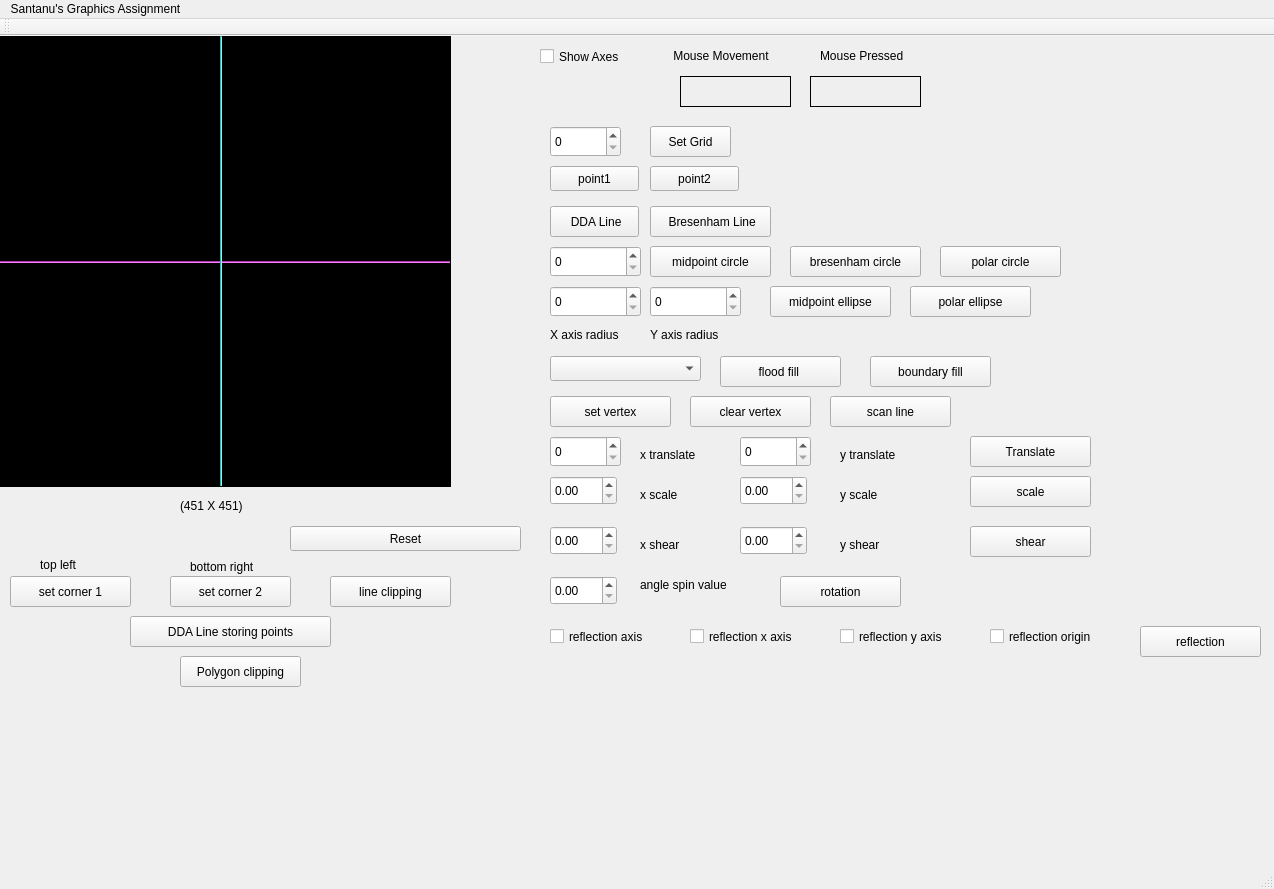
<?xml version="1.0" encoding="UTF-8"?>
<ui version="4.0">
 <class>MainWindow</class>
 <widget class="QMainWindow" name="MainWindow">
  <property name="geometry">
   <rect>
    <x>0</x>
    <y>0</y>
    <width>1274</width>
    <height>889</height>
   </rect>
  </property>
  <property name="windowTitle">
   <string>MainWindow</string>
  </property>
  <widget class="QWidget" name="centralWidget">
   <widget class="my_label" name="frame">
    <property name="geometry">
     <rect>
      <x>0</x>
      <y>0</y>
      <width>451</width>
      <height>451</height>
     </rect>
    </property>
    <property name="mouseTracking">
     <bool>true</bool>
    </property>
    <property name="styleSheet">
     <string notr="true">background-color: rgb(0, 0, 0);</string>
    </property>
    <property name="frameShape">
     <enum>QFrame::Box</enum>
    </property>
    <property name="text">
     <string/>
    </property>
   </widget>
   <widget class="QLabel" name="mouse_movement">
    <property name="geometry">
     <rect>
      <x>680</x>
      <y>40</y>
      <width>111</width>
      <height>31</height>
     </rect>
    </property>
    <property name="frameShape">
     <enum>QFrame::Panel</enum>
    </property>
    <property name="text">
     <string/>
    </property>
   </widget>
   <widget class="QLabel" name="label_3">
    <property name="geometry">
     <rect>
      <x>660</x>
      <y>10</y>
      <width>151</width>
      <height>20</height>
     </rect>
    </property>
    <property name="text">
     <string>    Mouse Movement</string>
    </property>
   </widget>
   <widget class="QLabel" name="mouse_pressed">
    <property name="geometry">
     <rect>
      <x>810</x>
      <y>40</y>
      <width>111</width>
      <height>31</height>
     </rect>
    </property>
    <property name="frameShape">
     <enum>QFrame::Panel</enum>
    </property>
    <property name="text">
     <string/>
    </property>
   </widget>
   <widget class="QLabel" name="label_5">
    <property name="geometry">
     <rect>
      <x>820</x>
      <y>10</y>
      <width>121</width>
      <height>20</height>
     </rect>
    </property>
    <property name="text">
     <string>Mouse Pressed</string>
    </property>
   </widget>
   <widget class="QLabel" name="label_6">
    <property name="geometry">
     <rect>
      <x>180</x>
      <y>460</y>
      <width>81</width>
      <height>20</height>
     </rect>
    </property>
    <property name="text">
     <string>(451 X 451)</string>
    </property>
   </widget>
   <widget class="Line" name="x_axis">
    <property name="geometry">
     <rect>
      <x>0</x>
      <y>225</y>
      <width>450</width>
      <height>2</height>
     </rect>
    </property>
    <property name="styleSheet">
     <string notr="true">background-color: rgb(255, 85, 255);</string>
    </property>
    <property name="orientation">
     <enum>Qt::Horizontal</enum>
    </property>
   </widget>
   <widget class="Line" name="y_axis">
    <property name="geometry">
     <rect>
      <x>220</x>
      <y>0</y>
      <width>2</width>
      <height>450</height>
     </rect>
    </property>
    <property name="styleSheet">
     <string notr="true">
background-color: rgb(85, 255, 255);</string>
    </property>
    <property name="orientation">
     <enum>Qt::Vertical</enum>
    </property>
   </widget>
   <widget class="QCheckBox" name="show_axes">
    <property name="geometry">
     <rect>
      <x>540</x>
      <y>10</y>
      <width>101</width>
      <height>21</height>
     </rect>
    </property>
    <property name="text">
     <string>Show Axes</string>
    </property>
   </widget>
   <widget class="QPushButton" name="setgridbutton">
    <property name="geometry">
     <rect>
      <x>650</x>
      <y>90</y>
      <width>81</width>
      <height>31</height>
     </rect>
    </property>
    <property name="text">
     <string>Set Grid</string>
    </property>
   </widget>
   <widget class="QSpinBox" name="gridspinbox">
    <property name="geometry">
     <rect>
      <x>550</x>
      <y>90</y>
      <width>71</width>
      <height>31</height>
     </rect>
    </property>
   </widget>
   <widget class="QPushButton" name="resetButton">
    <property name="geometry">
     <rect>
      <x>290</x>
      <y>490</y>
      <width>231</width>
      <height>25</height>
     </rect>
    </property>
    <property name="text">
     <string>Reset</string>
    </property>
   </widget>
   <widget class="QPushButton" name="setpoint1">
    <property name="geometry">
     <rect>
      <x>550</x>
      <y>130</y>
      <width>89</width>
      <height>25</height>
     </rect>
    </property>
    <property name="text">
     <string>point1</string>
    </property>
   </widget>
   <widget class="QPushButton" name="setpoint2">
    <property name="geometry">
     <rect>
      <x>650</x>
      <y>130</y>
      <width>89</width>
      <height>25</height>
     </rect>
    </property>
    <property name="text">
     <string>point2</string>
    </property>
   </widget>
   <widget class="QPushButton" name="DDAline">
    <property name="geometry">
     <rect>
      <x>550</x>
      <y>170</y>
      <width>89</width>
      <height>31</height>
     </rect>
    </property>
    <property name="text">
     <string> DDA Line</string>
    </property>
   </widget>
   <widget class="QPushButton" name="bresenhamLine">
    <property name="geometry">
     <rect>
      <x>650</x>
      <y>170</y>
      <width>121</width>
      <height>31</height>
     </rect>
    </property>
    <property name="text">
     <string> Bresenham Line</string>
    </property>
   </widget>
   <widget class="QSpinBox" name="radiusSpinBox">
    <property name="geometry">
     <rect>
      <x>550</x>
      <y>210</y>
      <width>91</width>
      <height>31</height>
     </rect>
    </property>
   </widget>
   <widget class="QPushButton" name="midpointCircle">
    <property name="geometry">
     <rect>
      <x>650</x>
      <y>210</y>
      <width>121</width>
      <height>31</height>
     </rect>
    </property>
    <property name="text">
     <string>midpoint circle</string>
    </property>
   </widget>
   <widget class="QPushButton" name="bresenhamCircle">
    <property name="geometry">
     <rect>
      <x>790</x>
      <y>210</y>
      <width>131</width>
      <height>31</height>
     </rect>
    </property>
    <property name="text">
     <string>bresenham circle</string>
    </property>
   </widget>
   <widget class="QSpinBox" name="xaxisRadius">
    <property name="geometry">
     <rect>
      <x>550</x>
      <y>250</y>
      <width>91</width>
      <height>31</height>
     </rect>
    </property>
   </widget>
   <widget class="QSpinBox" name="yaxisRadius">
    <property name="geometry">
     <rect>
      <x>650</x>
      <y>250</y>
      <width>91</width>
      <height>31</height>
     </rect>
    </property>
   </widget>
   <widget class="QLabel" name="label">
    <property name="geometry">
     <rect>
      <x>550</x>
      <y>290</y>
      <width>91</width>
      <height>17</height>
     </rect>
    </property>
    <property name="text">
     <string>X axis radius</string>
    </property>
   </widget>
   <widget class="QLabel" name="label_2">
    <property name="geometry">
     <rect>
      <x>650</x>
      <y>290</y>
      <width>91</width>
      <height>17</height>
     </rect>
    </property>
    <property name="text">
     <string>Y axis radius</string>
    </property>
   </widget>
   <widget class="QPushButton" name="midpointEllipse">
    <property name="geometry">
     <rect>
      <x>770</x>
      <y>250</y>
      <width>121</width>
      <height>31</height>
     </rect>
    </property>
    <property name="text">
     <string>midpoint ellipse</string>
    </property>
   </widget>
   <widget class="QPushButton" name="polarCircle">
    <property name="geometry">
     <rect>
      <x>940</x>
      <y>210</y>
      <width>121</width>
      <height>31</height>
     </rect>
    </property>
    <property name="text">
     <string>polar circle</string>
    </property>
   </widget>
   <widget class="QPushButton" name="polarEllipse">
    <property name="geometry">
     <rect>
      <x>910</x>
      <y>250</y>
      <width>121</width>
      <height>31</height>
     </rect>
    </property>
    <property name="text">
     <string>polar ellipse</string>
    </property>
   </widget>
   <widget class="QPushButton" name="floodfill">
    <property name="geometry">
     <rect>
      <x>720</x>
      <y>320</y>
      <width>121</width>
      <height>31</height>
     </rect>
    </property>
    <property name="text">
     <string>flood fill </string>
    </property>
   </widget>
   <widget class="QComboBox" name="fill_selector">
    <property name="geometry">
     <rect>
      <x>550</x>
      <y>320</y>
      <width>151</width>
      <height>25</height>
     </rect>
    </property>
   </widget>
   <widget class="QPushButton" name="boundaryfill">
    <property name="geometry">
     <rect>
      <x>870</x>
      <y>320</y>
      <width>121</width>
      <height>31</height>
     </rect>
    </property>
    <property name="text">
     <string>boundary fill</string>
    </property>
   </widget>
   <widget class="QPushButton" name="setVertex">
    <property name="geometry">
     <rect>
      <x>550</x>
      <y>360</y>
      <width>121</width>
      <height>31</height>
     </rect>
    </property>
    <property name="text">
     <string>set vertex</string>
    </property>
   </widget>
   <widget class="QPushButton" name="clearVertex">
    <property name="geometry">
     <rect>
      <x>690</x>
      <y>360</y>
      <width>121</width>
      <height>31</height>
     </rect>
    </property>
    <property name="text">
     <string>clear vertex</string>
    </property>
   </widget>
   <widget class="QPushButton" name="scanlinefill">
    <property name="geometry">
     <rect>
      <x>830</x>
      <y>360</y>
      <width>121</width>
      <height>31</height>
     </rect>
    </property>
    <property name="text">
     <string>scan line</string>
    </property>
   </widget>
   <widget class="QSpinBox" name="xtranslate">
    <property name="geometry">
     <rect>
      <x>550</x>
      <y>400</y>
      <width>71</width>
      <height>31</height>
     </rect>
    </property>
   </widget>
   <widget class="QLabel" name="label_4">
    <property name="geometry">
     <rect>
      <x>640</x>
      <y>410</y>
      <width>91</width>
      <height>17</height>
     </rect>
    </property>
    <property name="text">
     <string>x translate</string>
    </property>
   </widget>
   <widget class="QSpinBox" name="ytranslate">
    <property name="geometry">
     <rect>
      <x>740</x>
      <y>400</y>
      <width>71</width>
      <height>31</height>
     </rect>
    </property>
   </widget>
   <widget class="QLabel" name="label_7">
    <property name="geometry">
     <rect>
      <x>840</x>
      <y>410</y>
      <width>91</width>
      <height>17</height>
     </rect>
    </property>
    <property name="text">
     <string>y translate</string>
    </property>
   </widget>
   <widget class="QPushButton" name="translation">
    <property name="geometry">
     <rect>
      <x>970</x>
      <y>400</y>
      <width>121</width>
      <height>31</height>
     </rect>
    </property>
    <property name="text">
     <string>Translate</string>
    </property>
   </widget>
   <widget class="QLabel" name="label_8">
    <property name="geometry">
     <rect>
      <x>640</x>
      <y>450</y>
      <width>91</width>
      <height>17</height>
     </rect>
    </property>
    <property name="text">
     <string>x scale</string>
    </property>
   </widget>
   <widget class="QLabel" name="label_9">
    <property name="geometry">
     <rect>
      <x>840</x>
      <y>450</y>
      <width>91</width>
      <height>17</height>
     </rect>
    </property>
    <property name="text">
     <string>y scale</string>
    </property>
   </widget>
   <widget class="QPushButton" name="scaling">
    <property name="geometry">
     <rect>
      <x>970</x>
      <y>440</y>
      <width>121</width>
      <height>31</height>
     </rect>
    </property>
    <property name="text">
     <string>scale</string>
    </property>
   </widget>
   <widget class="QLabel" name="label_10">
    <property name="geometry">
     <rect>
      <x>640</x>
      <y>500</y>
      <width>91</width>
      <height>17</height>
     </rect>
    </property>
    <property name="text">
     <string>x shear</string>
    </property>
   </widget>
   <widget class="QLabel" name="label_11">
    <property name="geometry">
     <rect>
      <x>840</x>
      <y>500</y>
      <width>91</width>
      <height>17</height>
     </rect>
    </property>
    <property name="text">
     <string>y shear</string>
    </property>
   </widget>
   <widget class="QPushButton" name="shearing">
    <property name="geometry">
     <rect>
      <x>970</x>
      <y>490</y>
      <width>121</width>
      <height>31</height>
     </rect>
    </property>
    <property name="text">
     <string>shear</string>
    </property>
   </widget>
   <widget class="QLabel" name="label_12">
    <property name="geometry">
     <rect>
      <x>640</x>
      <y>540</y>
      <width>121</width>
      <height>17</height>
     </rect>
    </property>
    <property name="text">
     <string>angle spin value</string>
    </property>
   </widget>
   <widget class="QPushButton" name="shearing_2">
    <property name="geometry">
     <rect>
      <x>780</x>
      <y>540</y>
      <width>121</width>
      <height>31</height>
     </rect>
    </property>
    <property name="text">
     <string>rotation</string>
    </property>
   </widget>
   <widget class="QPushButton" name="reflection">
    <property name="geometry">
     <rect>
      <x>1140</x>
      <y>590</y>
      <width>121</width>
      <height>31</height>
     </rect>
    </property>
    <property name="text">
     <string>reflection</string>
    </property>
   </widget>
   <widget class="QCheckBox" name="reflectionaxis">
    <property name="geometry">
     <rect>
      <x>550</x>
      <y>590</y>
      <width>121</width>
      <height>21</height>
     </rect>
    </property>
    <property name="text">
     <string>reflection axis</string>
    </property>
   </widget>
   <widget class="QCheckBox" name="reflectxaxis">
    <property name="geometry">
     <rect>
      <x>690</x>
      <y>590</y>
      <width>131</width>
      <height>21</height>
     </rect>
    </property>
    <property name="text">
     <string>reflection x axis</string>
    </property>
   </widget>
   <widget class="QCheckBox" name="reflectyaxis">
    <property name="geometry">
     <rect>
      <x>840</x>
      <y>590</y>
      <width>131</width>
      <height>21</height>
     </rect>
    </property>
    <property name="text">
     <string>reflection y axis</string>
    </property>
   </widget>
   <widget class="QCheckBox" name="reflectorigin">
    <property name="geometry">
     <rect>
      <x>990</x>
      <y>590</y>
      <width>131</width>
      <height>21</height>
     </rect>
    </property>
    <property name="text">
     <string>reflection origin</string>
    </property>
   </widget>
   <widget class="QLabel" name="label_13">
    <property name="geometry">
     <rect>
      <x>40</x>
      <y>520</y>
      <width>91</width>
      <height>17</height>
     </rect>
    </property>
    <property name="text">
     <string>top left</string>
    </property>
   </widget>
   <widget class="QLabel" name="label_14">
    <property name="geometry">
     <rect>
      <x>190</x>
      <y>520</y>
      <width>91</width>
      <height>21</height>
     </rect>
    </property>
    <property name="text">
     <string>bottom right</string>
    </property>
   </widget>
   <widget class="QPushButton" name="setCorner1">
    <property name="geometry">
     <rect>
      <x>10</x>
      <y>540</y>
      <width>121</width>
      <height>31</height>
     </rect>
    </property>
    <property name="text">
     <string>set corner 1</string>
    </property>
   </widget>
   <widget class="QPushButton" name="setCorner2">
    <property name="geometry">
     <rect>
      <x>170</x>
      <y>540</y>
      <width>121</width>
      <height>31</height>
     </rect>
    </property>
    <property name="text">
     <string>set corner 2</string>
    </property>
   </widget>
   <widget class="QPushButton" name="lineclipping">
    <property name="geometry">
     <rect>
      <x>330</x>
      <y>540</y>
      <width>121</width>
      <height>31</height>
     </rect>
    </property>
    <property name="text">
     <string>line clipping</string>
    </property>
   </widget>
   <widget class="QPushButton" name="drawDDALineByStoringPoints">
    <property name="geometry">
     <rect>
      <x>130</x>
      <y>580</y>
      <width>201</width>
      <height>31</height>
     </rect>
    </property>
    <property name="text">
     <string>DDA Line storing points</string>
    </property>
   </widget>
   <widget class="QPushButton" name="polygonclipping">
    <property name="geometry">
     <rect>
      <x>180</x>
      <y>620</y>
      <width>121</width>
      <height>31</height>
     </rect>
    </property>
    <property name="text">
     <string>Polygon clipping</string>
    </property>
   </widget>
   <widget class="QDoubleSpinBox" name="anglespinbox">
    <property name="geometry">
     <rect>
      <x>550</x>
      <y>540</y>
      <width>67</width>
      <height>29</height>
     </rect>
    </property>
   </widget>
   <widget class="QDoubleSpinBox" name="xshear">
    <property name="geometry">
     <rect>
      <x>550</x>
      <y>490</y>
      <width>67</width>
      <height>29</height>
     </rect>
    </property>
   </widget>
   <widget class="QDoubleSpinBox" name="yscale">
    <property name="geometry">
     <rect>
      <x>740</x>
      <y>440</y>
      <width>67</width>
      <height>29</height>
     </rect>
    </property>
   </widget>
   <widget class="QDoubleSpinBox" name="xscale">
    <property name="geometry">
     <rect>
      <x>550</x>
      <y>440</y>
      <width>67</width>
      <height>29</height>
     </rect>
    </property>
   </widget>
   <widget class="QDoubleSpinBox" name="yshear">
    <property name="geometry">
     <rect>
      <x>740</x>
      <y>490</y>
      <width>67</width>
      <height>29</height>
     </rect>
    </property>
   </widget>
  </widget>
  <widget class="QMenuBar" name="menuBar">
   <property name="geometry">
    <rect>
     <x>0</x>
     <y>0</y>
     <width>1274</width>
     <height>25</height>
    </rect>
   </property>
   <widget class="QMenu" name="menuSantanu_s_Graphics_Assignment">
    <property name="title">
     <string>Santanu's Graphics Assignment</string>
    </property>
   </widget>
   <addaction name="menuSantanu_s_Graphics_Assignment"/>
  </widget>
  <widget class="QToolBar" name="mainToolBar">
   <attribute name="toolBarArea">
    <enum>TopToolBarArea</enum>
   </attribute>
   <attribute name="toolBarBreak">
    <bool>false</bool>
   </attribute>
  </widget>
  <widget class="QStatusBar" name="statusBar"/>
  <action name="actionSantanu_s_Graphics_Assignment">
   <property name="text">
    <string>Santanu's Graphics Assignment</string>
   </property>
  </action>
 </widget>
 <layoutdefault spacing="6" margin="11"/>
 <customwidgets>
  <customwidget>
   <class>my_label</class>
   <extends>QLabel</extends>
   <header location="global">my_label.h</header>
  </customwidget>
 </customwidgets>
 <resources/>
 <connections/>
</ui>
